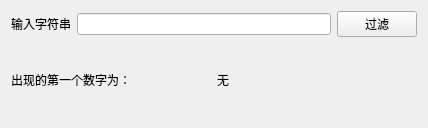
<?xml version="1.0" encoding="UTF-8"?>
<ui version="4.0">
 <class>Form</class>
 <widget class="QWidget" name="Form">
  <property name="geometry">
   <rect>
    <x>0</x>
    <y>0</y>
    <width>428</width>
    <height>128</height>
   </rect>
  </property>
  <property name="windowTitle">
   <string>Form</string>
  </property>
  <layout class="QGridLayout" name="gridLayout">
   <item row="0" column="0">
    <layout class="QVBoxLayout" name="verticalLayout">
     <item>
      <layout class="QHBoxLayout" name="horizontalLayout">
       <item>
        <widget class="QLabel" name="label">
         <property name="text">
          <string>输入字符串</string>
         </property>
        </widget>
       </item>
       <item>
        <widget class="QLineEdit" name="lineEdit"/>
       </item>
       <item>
        <widget class="QPushButton" name="pushButton">
         <property name="text">
          <string>过滤</string>
         </property>
        </widget>
       </item>
      </layout>
     </item>
     <item>
      <layout class="QHBoxLayout" name="horizontalLayout_3">
       <item>
        <widget class="QLabel" name="label_2">
         <property name="text">
          <string>出现的第一个数字为：</string>
         </property>
        </widget>
       </item>
       <item>
        <widget class="QLabel" name="label_3">
         <property name="text">
          <string>无</string>
         </property>
        </widget>
       </item>
      </layout>
     </item>
    </layout>
   </item>
  </layout>
 </widget>
 <resources/>
 <connections/>
</ui>
